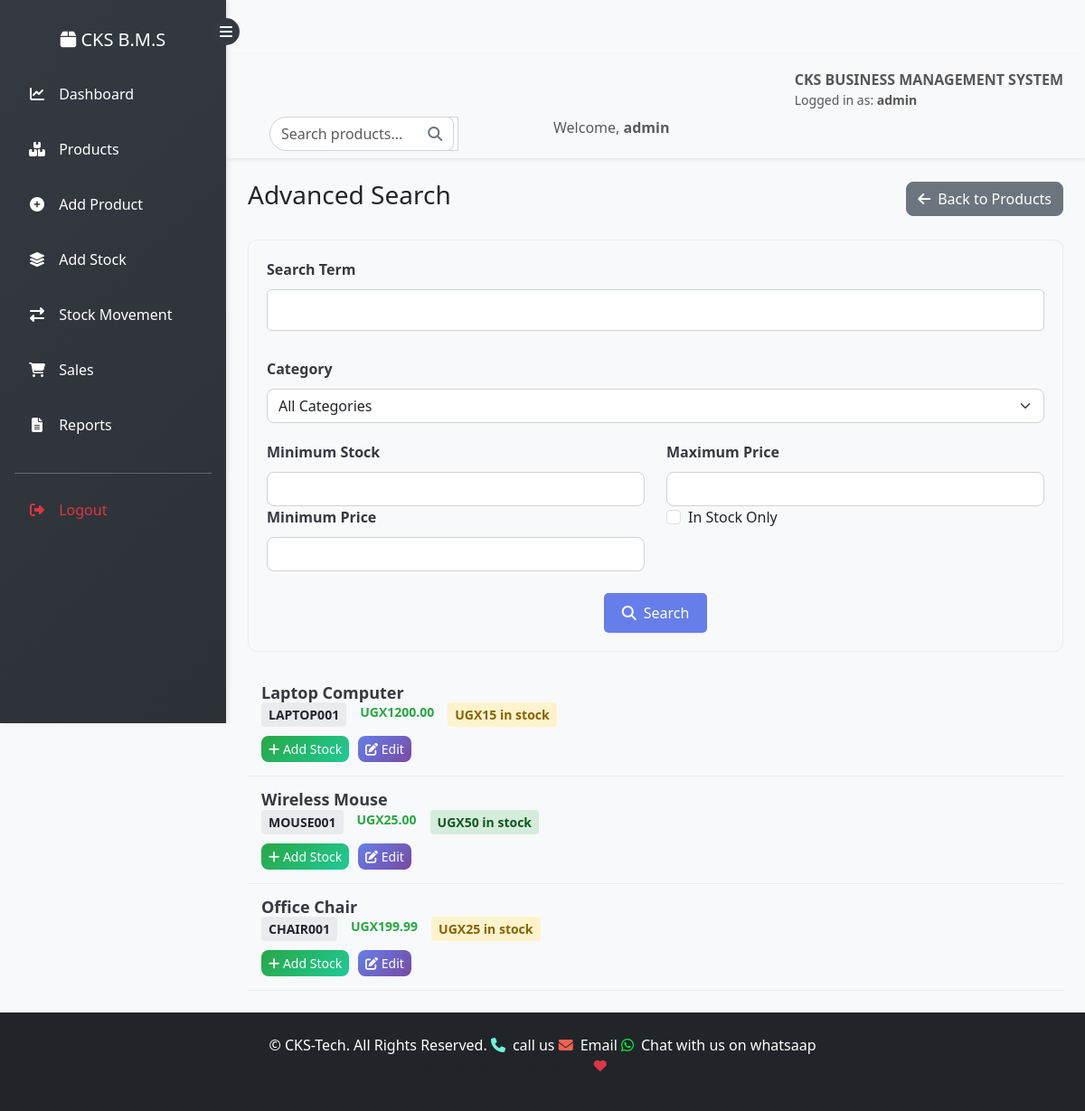
Page /admin/advanced_search (signed in) on the committed database.
### app/models.py (models this page shows, shortened)
class User(UserMixin, db.Model):
    id = db.Column(db.Integer, primary_key=True)
    username = db.Column(db.String(80), unique=True, nullable=False)
    email = db.Column(db.String(120), unique=True, nullable=False)
    password_hash = db.Column(db.String(200))
    role = db.Column(db.String(20), default='employee')
    created_at = db.Column(db.DateTime, default=datetime.utcnow)
    def is_admin(self):
        return self.role == 'admin'

class Product(db.Model):
    id = db.Column(db.Integer, primary_key=True)
    name = db.Column(db.String(100), nullable=False)
    sku = db.Column(db.String(50), unique=True, nullable=False)
    cost_price = db.Column(db.Float, nullable=False)
    selling_price = db.Column(db.Float, nullable=False)
    quantity_in_stock = db.Column(db.Integer, default=0)
    low_stock_threshold = db.Column(db.Integer, default=10)  # Default threshold
    category = db.Column(db.String(50), default='General')
    description = db.Column(db.Text, nullable=True)
    date_added = db.Column(db.DateTime, default=datetime.utcnow)
    stock_additions = db.relationship('StockAddition', backref='product', lazy=True)
    sales = db.relationship('Sale', backref='product', lazy=True)

### app/admin/routes.py (the view, shortened to what this page needs)
@bp.route('/advanced_search')
@login_required
def advanced_search():
    query = request.args.get('query', '').strip()
    category = request.args.get('category', '')
    min_stock = request.args.get('min_stock', type=int)
    max_price = request.args.get('max_price', type=float)
    min_price = request.args.get('min_price', type=float)
    in_stock_only = request.args.get('in_stock_only') == 'on'
    filters = []
    if category:
        filters.append(Product.category == category)
    if min_stock is not None:
        filters.append(Product.quantity_in_stock >= min_stock)
    if max_price is not None:
        filters.append(Product.selling_price <= max_price)
    if min_price is not None:
        filters.append(Product.selling_price >= min_price)
    if in_stock_only:
        filters.append(Product.quantity_in_stock > 0)
    products = Product.query.filter(db.and_(*filters)).all() if filters else Product.query.all()
    return render_template('admin/advanced_search_results.html',
                         products=products,
                         query=query,
                         category=category,
                         min_stock=min_stock,
                         max_price=max_price,
                         min_price=min_price,
                         in_stock_only=in_stock_only)

### app/templates/admin/advanced_search_results.html (shortened to what this page needs)
{% extends "base.html" %}
{% block content %}
<div class="container-fluid">
    <div class="d-flex justify-content-between align-items-center mb-4">
        <h1 class="h3">Advanced Search</h1>
        <a href="{{ url_for('admin.products') }}" class="btn btn-secondary">
            <i class="fas fa-arrow-left me-2"></i>Back to Products
        </a>
    </div>
    <div class="advanced-search">
        <form method="GET" action="{{ url_for('admin.advanced_search') }}">
            <div class="filter-group">
                <label for="query" class="filter-label">Search Term</label>
                <input type="text" id="query" name="query" class="search-input" value="{{ query }}">
            </div>
            <div class="filter-group">
                <label for="category" class="filter-label">Category</label>
                <select id="category" name="category" class="form-select">
                    <option value="">All Categories</option>
                </select>
            </div>
            <div class="row">
                <div class="col-md-6">
                    <label for="min_stock" class="filter-label">Minimum Stock</label>
                    <input type="number" id="min_stock" name="min_stock" class="form-control" value="{{ min_stock or '' }}">
                </div>
                <div class="col-md-6">
                    <label for="max_price" class="filter-label">Maximum Price</label>
                    <input type="number" id="max_price" name="max_price" class="form-control" step="0.01" value="{{ max_price or '' }}">
                </div>
            </div>
            <div class="row">
                <div class="col-md-6">
                    <label for="min_price" class="filter-label">Minimum Price</label>
                    <input type="number" id="min_price" name="min_price" class="form-control" step="0.01" value="{{ min_price or '' }}">
                </div>
                <div class="col-md-6">
                    <div class="form-check">
                        <input type="checkbox" id="in_stock_only" name="in_stock_only" class="form-check-input" {% if in_stock_only %}checked{% endif %}>
                        <label class="form-check-label" for="in_stock_only">In Stock Only</label>
                    </div>
                </div>
            </div>
            <div class="text-center mt-4">
                <button type="submit" class="btn-search">
                    <i class="fas fa-search me-2"></i>Search
                </button>
            </div>
        </form>
    </div>
    {% if products %}
        <div class="search-results">
            {% for product in products %}
                <div class="search-result">
                    <div class="search-result-header">
                        <div>
                            <h5 class="search-result-title">{{ product.name }}</h5>
                            <div class="search-result-meta">
                                <span class="search-result-sku">{{ product.sku }}</span>
                                <span class="search-result-price">UGX{{ "%.2f"|format(product.selling_price) }}</span>
                                <span class="search-result-stock {{ 'high' if product.quantity_in_stock >= 50 else 'medium' if product.quantity_in_stock >= 10 else 'low' if product.quantity_in_stock > 0 else 'out' }}">UGX{{ product.quantity_in_stock }} in stock</span>
                            </div>
                        </div>
                    </div>
                    <div class="search-result-actions">
                        <a href="{{ url_for('admin.add_stock') }}?product_id={{ product.id }}" class="btn btn-sm btn-success">
                            <i class="fas fa-plus"></i> Add Stock
                        </a>
                        <a href="{{ url_for('admin.add_product') }}?product_id={{ product.id }}" class="btn btn-sm btn-primary">
                            <i class="fas fa-edit"></i> Edit
                        </a>
                    </div>
                </div>
            {% endfor %}
        </div>
    {% else %}
        <div class="no-results">
            <i class="fas fa-search"></i>
            <h4>No products found</h4>
            <p>Try adjusting your search criteria.</p>
        </div>
    {% endif %}
</div>
{% endblock %}

### app/templates/base.html (shortened to what this page needs)
<!DOCTYPE html>
<html lang="en">
<head>
    <link href="https://cdn.jsdelivr.net/npm/bootstrap@5.3.0/dist/css/bootstrap.min.css" rel="stylesheet">
    <link rel="stylesheet" href="https://cdnjs.cloudflare.com/ajax/libs/font-awesome/6.4.0/css/all.min.css">
    <link rel="stylesheet" href="{{ url_for('static', filename='css/style.css') }}">
</head>
<body class="d-flex">
    <nav id="sidebar" class="bg-dark text-white p-3 d-none d-md-block">
        <div class="text-center mb-4">
            <button class="sidebar-toggle" onclick="toggleSidebar()">
                <i class="fas fa-bars"></i>
            </button>
            <h5 class="mt-3"><i class="fa fa-box"></i> CKS B.M.S</h5>
        </div>
        <ul class="nav flex-column">
            {% if current_user.is_authenticated %}
                {% if current_user.is_admin() %}
                    <li class="nav-item mb-2">
                        <a class="nav-link text-white {% if request.endpoint == 'admin.dashboard' %}active fw-bold{% endif %}" href="{{ url_for('admin.dashboard') }}">
                            <i class="fa fa-chart-line"></i> <span class="sidebar-text">Dashboard</span>
                        </a>
                    </li>
                    <li class="nav-item mb-2">
                        <a class="nav-link text-white {% if request.endpoint == 'admin.products' %}active fw-bold{% endif %}" href="{{ url_for('admin.products') }}">
                            <i class="fa fa-boxes"></i> <span class="sidebar-text">Products</span>
                        </a>
                    </li>
                    <li class="nav-item mb-2">
                        <a class="nav-link text-white {% if request.endpoint == 'admin.add_product' %}active fw-bold{% endif %}" href="{{ url_for('admin.add_product') }}">
                            <i class="fa fa-plus-circle"></i> <span class="sidebar-text">Add Product</span>
                        </a>
                    </li>
                    <li class="nav-item mb-2">
                        <a class="nav-link text-white {% if request.endpoint == 'admin.add_stock' %}active fw-bold{% endif %}" href="{{ url_for('admin.add_stock') }}">
                            <i class="fa fa-layer-group"></i> <span class="sidebar-text">Add Stock</span>
                        </a>
                    </li>
                    <li class="nav-item mb-2">
                        <a class="nav-link text-white {% if request.endpoint == 'admin.stock_movement' %}active fw-bold{% endif %}" href="{{ url_for('admin.stock_movement') }}">
                            <i class="fa fa-exchange-alt"></i> <span class="sidebar-text">Stock Movement</span>
                        </a>
                    </li>
                    <li class="nav-item mb-2">
                        <a class="nav-link text-white {% if request.endpoint == 'admin.sales' %}active fw-bold{% endif %}" href="{{ url_for('admin.sales') }}">
                            <i class="fa fa-shopping-cart"></i> <span class="sidebar-text">Sales</span>
                        </a>
                    </li>
                    <li class="nav-item mb-2">
                        <a class="nav-link text-white {% if request.endpoint == 'admin.reports' %}active fw-bold{% endif %}" href="{{ url_for('admin.reports') }}">
                            <i class="fa fa-file-alt"></i> <span class="sidebar-text">Reports</span>
                        </a>
                    </li>
                {% endif %}
                <hr class="bg-light">
                <li>
                    <a class="nav-link text-danger" href="{{ url_for('auth.logout') }}">
                        <i class="fa fa-sign-out-alt"></i> <span class="sidebar-text">Logout</span>
                    </a>
                </li>
            {% endif %}
        </ul>
    </nav>
    <div class="main-content flex-grow-1" id="mainContent">
        <nav class="navbar navbar-light bg-light px-4 shadow-sm d-flex justify-content-between">
            <span class="navbar-text ms-auto">
                {% if current_user.is_authenticated %}
                    <b>CKS BUSINESS MANAGEMENT SYSTEM</b>
                    <div class="small">Logged in as: <strong>{{ current_user.username }}</strong></div>
                {% endif %}
            </span>
<div class="container-fluid px-4">
    <div class="row">
        <div class="col-md-6">
            <form class="d-flex" method="GET" action="{{ url_for('admin.search_products') if current_user.is_admin() else url_for('employee.search_products') }}">
                <div class="input-group">
                    <input type="text" name="query" class="form-control" placeholder="Search products..." value="{{ request.args.get('query', '') }}">
                    <button class="btn btn-outline-secondary" type="submit">
                        <i class="fas fa-search"></i>
                    </button>
                </div>
            </form>
        </div>
        <div class="col-md-6 text-end">
            {% if current_user.is_authenticated %}
                <span class="text-muted">Welcome, <strong>{{ current_user.username }}</strong></span>
            {% endif %}
        </div>
    </div>
</div>
        </nav>
        <div class="container-fluid py-4">
            {% block content %}{% endblock %}
        </div>
    </div>
<footer class="bg-dark text-white py-4 mt-auto">
    <div class="container">
        <div class="row">
            <div class="col-md-12 text-center">
                <p class="mb-0">&copy; {{ current_year }} CKS-Tech. All Rights Reserved.<a href="tel:+256755261254" class="text-white text-decoration-none">
                        <i class="fas fa-phone me-2" style="color:rgb(110, 246, 221);"></i>call us
                    </a>
                    <a href="mailto:kephacheps55@gmail.com" class="text-white text-decoration-none">
                        <i class="fas fa-envelope me-2" style="color: rgb(242, 98, 82);"></i>Email
                    </a>
                    <a href="https://wa.me/256755261254" class="text-white text-decoration-none" target="_blank">
                        <nbsp> </nbsp><i class="fab fa-whatsapp me-2" style="color: #0bf837;"></i>Chat with us on whatsaap
                    </a></p>
                <p class="small text-muted">Designed and developed with <i class="fas fa-heart text-danger"></i> in Uganda</p>
            </div>
        </div>
    </div>
</footer>
</body>
</html>

### rows in the picture
User: username "admin"
Product: name "Laptop Computer", sku "LAPTOP001", selling_price "1200.00", quantity_in_stock "15"
Product: name "Wireless Mouse", sku "MOUSE001", selling_price "25.00", quantity_in_stock "50"
Product: name "Office Chair", sku "CHAIR001", selling_price "199.99", quantity_in_stock "25"
